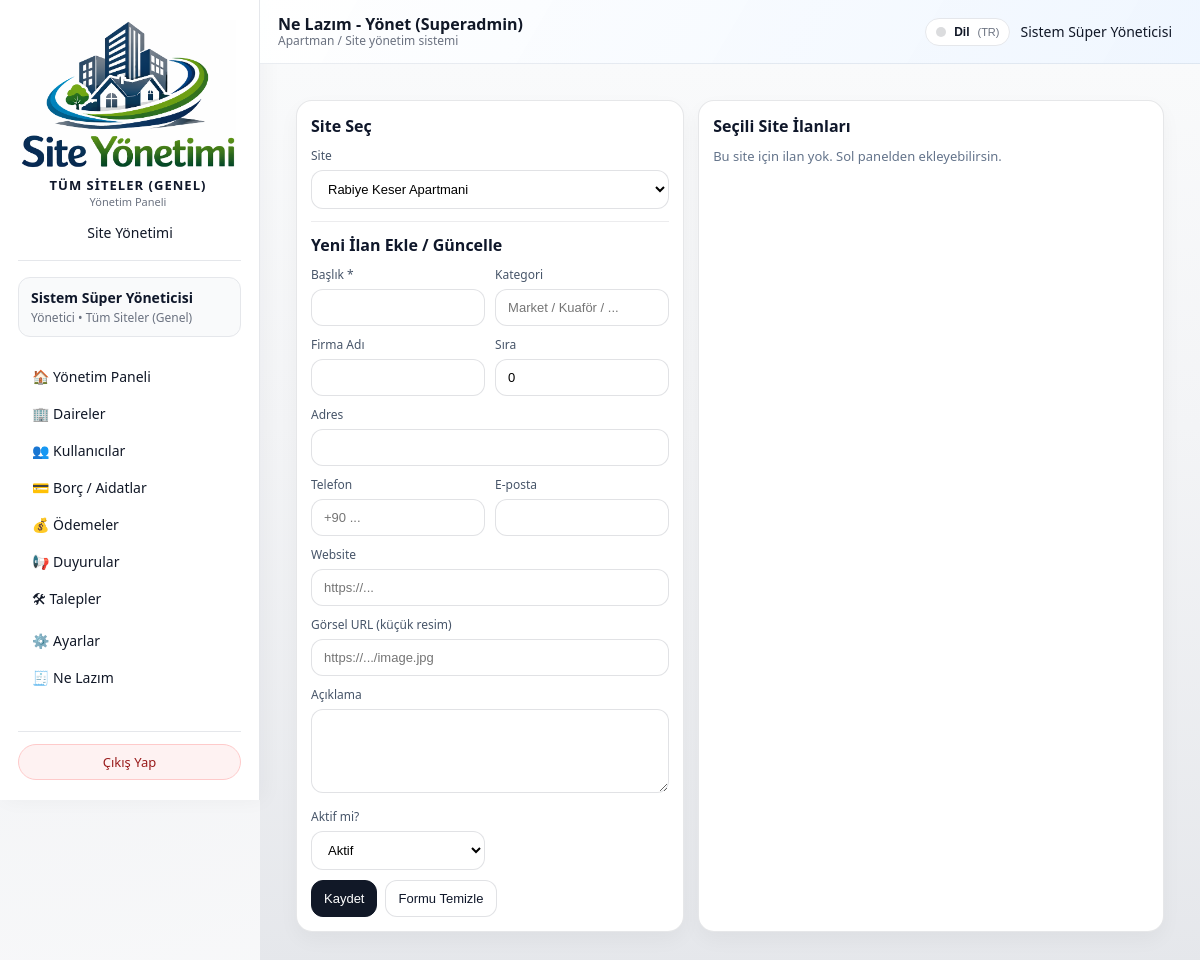
The page /admin/ne-lazim/manage?site_id=2 (signed in) on the database as committed earlier.
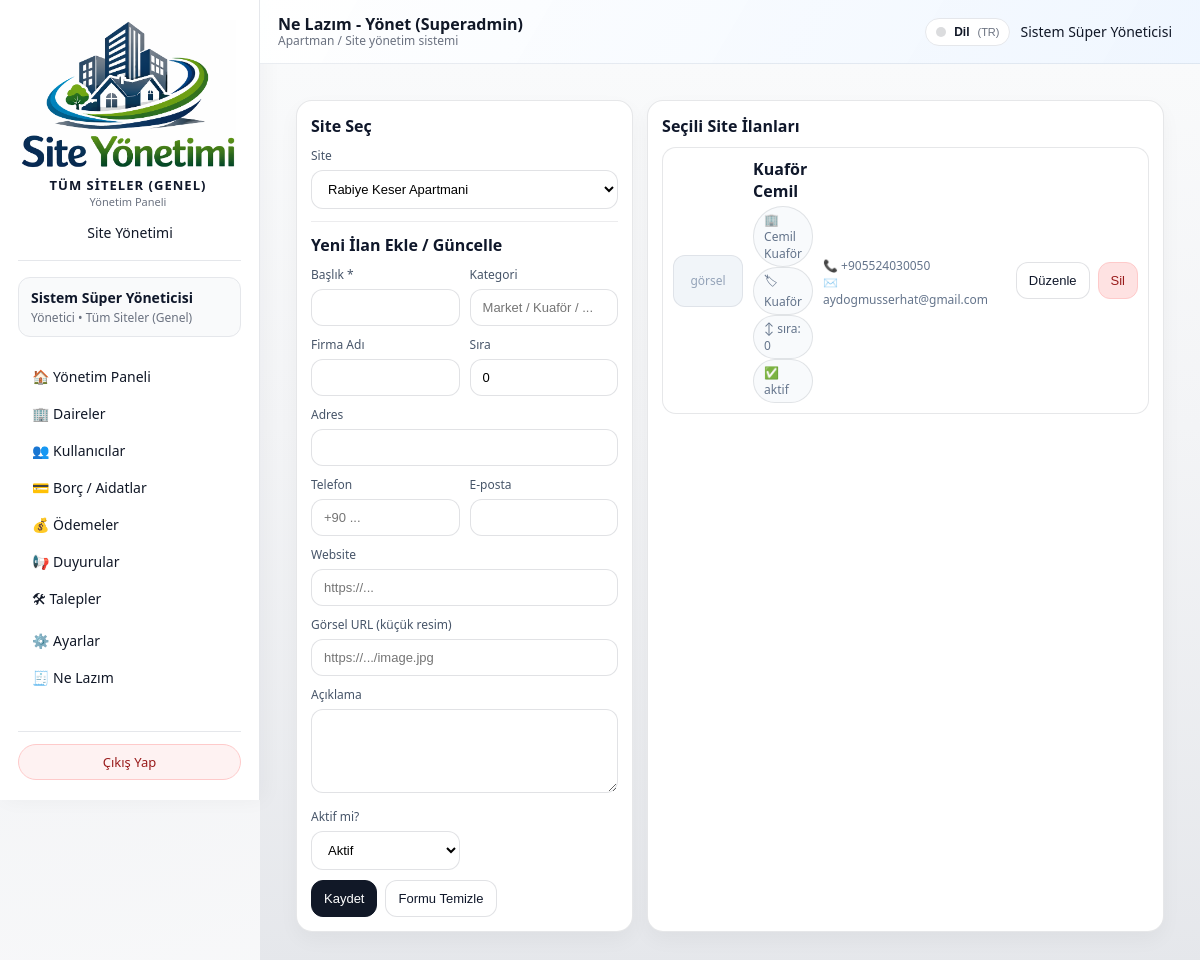
The same page on the database as committed later.
### models/user_model.py (models this page shows, shortened)
class User(db.Model):
    __tablename__ = "users"
    id = db.Column(db.Integer, primary_key=True)
    name = db.Column(db.String(120), nullable=False)
    email = db.Column(db.String(120), unique=True, nullable=False, index=True)
    phone = db.Column(db.String(32), nullable=True)
    password_hash = db.Column(db.String(255), nullable=False)
    role = db.Column(db.String(20), nullable=False, default="resident")
    site_id = db.Column(db.Integer, db.ForeignKey("sites.id"), nullable=True)
    apartment_id = db.Column(
        db.Integer,
        db.ForeignKey("apartments.id"),
        nullable=True,
    )
    is_active = db.Column(db.Boolean, default=True, nullable=False)

### models/need_item_model.py (models this page shows)
class NeedItem(db.Model):
    __tablename__ = "need_items"
    id = db.Column(db.Integer, primary_key=True)
    site_id = db.Column(db.Integer, db.ForeignKey("sites.id"), nullable=False, index=True)
    title = db.Column(db.String(160), nullable=False)              # İlan başlığı
    description = db.Column(db.Text, nullable=True)                # kısa açıklama
    image_url = db.Column(db.String(500), nullable=True)
    company_name = db.Column(db.String(160), nullable=True)
    category = db.Column(db.String(80), nullable=True)             # örn: Market / Kuaför / Eczane
    address = db.Column(db.String(300), nullable=True)
    phone = db.Column(db.String(50), nullable=True)
    email = db.Column(db.String(120), nullable=True)
    website = db.Column(db.String(200), nullable=True)
    is_active = db.Column(db.Boolean, default=True, nullable=False)
    sort_order = db.Column(db.Integer, default=0, nullable=False)
    created_at = db.Column(db.DateTime, default=datetime.utcnow, nullable=False)
    updated_at = db.Column(db.DateTime, default=datetime.utcnow, onupdate=datetime.utcnow, nullable=False)
    site = db.relationship("Site", backref=db.backref("need_items", lazy="dynamic"))

### routes/admin_routes.py (the view)
@admin_bp.route("/ne-lazim/manage", methods=["GET"])
@admin_required
def ne_lazim_manage():
    if not _require_super_admin():
        flash("Bu sayfayı sadece Süper Admin görüntüleyebilir.", "error")
        return redirect(url_for("admin.ne_lazim"))
    sites = Site.query.order_by(Site.name.asc()).all()
    if not sites:
        flash("Önce en az 1 site oluşturmalısınız.", "error")
        return redirect(url_for("admin.dashboard"))
    selected_site_id = request.args.get("site_id", type=int) or sites[0].id
    items = (
        NeedItem.query
        .filter_by(site_id=selected_site_id)
        .order_by(NeedItem.sort_order.asc(), NeedItem.id.desc())
        .all()
    )
    items_json = [
        {
            "id": it.id,
            "title": it.title,
            "category": it.category or "",
            "company_name": it.company_name or "",
            "sort_order": it.sort_order or 0,
            "address": it.address or "",
            "phone": it.phone or "",
            "email": it.email or "",
            "website": it.website or "",
            "image_url": it.image_url or "",
            "description": it.description or "",
            "is_active": bool(it.is_active),
        }
        for it in items
    ]
    return render_template(
        "admin/ne_lazim_manage.html",
        sites=sites,
        selected_site_id=selected_site_id,
        items=items,
        items_json=items_json,
    )

### templates/admin/ne_lazim_manage.html (shortened to what this page needs)
{% extends "base.html" %}
{% block topbar_title %}Ne Lazım - Yönet (Superadmin){% endblock %}
{% block content %}
<div class="wrap">
  <div class="grid">
    <div class="card">
      <div class="h">Site Seç</div>
      <form method="get" action="{{ url_for('admin.ne_lazim_manage', lang=LANG) }}">
        <label>Site</label>
        <select name="site_id" onchange="this.form.submit()">
          {% for s in sites %}
            <option value="{{ s.id }}" {% if s.id == selected_site_id %}selected{% endif %}>
              {{ s.name }}
            </option>
          {% endfor %}
        </select>
      </form>
      <hr style="border:none; border-top:1px solid rgba(15,23,42,.08); margin:12px 0;">
      <div class="h">Yeni İlan Ekle / Güncelle</div>
      <form method="post" action="{{ url_for('admin.ne_lazim_save', lang=LANG) }}">
        <div class="row">
          <div>
            <label>Başlık *</label>
            <input name="title" id="title" required>
          </div>
          <div>
            <label>Kategori</label>
            <input name="category" id="category" placeholder="Market / Kuaför / ...">
          </div>
        </div>
        <div class="row" style="margin-top:10px;">
          <div>
            <label>Firma Adı</label>
            <input name="company_name" id="company_name">
          </div>
          <div>
            <label>Sıra</label>
            <input name="sort_order" id="sort_order" type="number" value="0">
          </div>
        </div>
        <div style="margin-top:10px;">
          <label>Adres</label>
          <input name="address" id="address">
        </div>
        <div class="row" style="margin-top:10px;">
          <div>
            <label>Telefon</label>
            <input name="phone" id="phone" placeholder="+90 ...">
          </div>
          <div>
            <label>E-posta</label>
            <input name="email" id="email">
          </div>
        </div>
        <div style="margin-top:10px;">
          <label>Website</label>
          <input name="website" id="website" placeholder="https://...">
        </div>
        <div style="margin-top:10px;">
          <label>Görsel URL (küçük resim)</label>
          <input name="image_url" id="image_url" placeholder="https://.../image.jpg">
        </div>
        <div style="margin-top:10px;">
          <label>Açıklama</label>
          <textarea name="description" id="description"></textarea>
        </div>
        <div class="row" style="margin-top:10px;">
          <div>
            <label>Aktif mi?</label>
            <select name="is_active" id="is_active">
              <option value="1" selected>Aktif</option>
            </select>
          </div>
          <div></div>
        </div>
        <div class="btns">
          <button class="btn primary" type="submit">Kaydet</button>
          <button class="btn" type="button" onclick="resetForm()">Formu Temizle</button>
        </div>
      </form>
    </div>
    <div class="card">
      <div class="h">Seçili Site İlanları</div>
      {% if items and items|length > 0 %}
        <div style="display:flex; flex-direction:column; gap:10px;">
          {% for it in items %}
            <div class="titem">
              <div class="img">
                {% if it.image_url %}<img src="{{ it.image_url }}" alt="img">{% else %}görsel{% endif %}
              </div>
              <div>
                <div style="font-weight:900; color:#0f172a;">{{ it.title }}</div>
                <div class="meta">
                  {% if it.company_name %}<span class="pill">🏢 {{ it.company_name }}</span>{% endif %}
                  {% if it.category %}<span class="pill">🏷 {{ it.category }}</span>{% endif %}
                  <span class="pill">↕ sıra: {{ it.sort_order }}</span>
                  <span class="pill">{{ "✅ aktif" if it.is_active else "⛔ pasif" }}</span>
                </div>
              </div>
              <div>
                <div class="meta">
                  {% if it.phone %}📞 {{ it.phone }}<br>{% endif %}
                  {% if it.email %}✉️ {{ it.email }}<br>{% endif %}
                </div>
              </div>
              <div class="ops">
                <button class="btn" type="button"
                onclick='fillForm({{ it.id }}, ITEMS.find(x=>x.id==={{ it.id }}))'>Düzenle</button>
                <form method="post" action="{{ url_for('admin.ne_lazim_delete', item_id=it.id, lang=LANG) }}"
                      onsubmit="return confirm('Silinsin mi?');">
                  <button class="btn danger" type="submit">Sil</button>
                </form>
              </div>
            </div>
          {% endfor %}
        </div>
      {% else %}
        <div style="color:#64748b; font-size:13px;">
          Bu site için ilan yok. Sol panelden ekleyebilirsin.
        </div>
      {% endif %}
    </div>
  </div>
</div>
{% endblock %}

### templates/base.html (shortened to what this page needs)
<!doctype html>
<html lang="{{ session.get('lang','tr') }}">
<head>
  <link rel="stylesheet" href="{{ url_for('static', filename='css/app.css') }}">
</head>
<body class="{% block body_class %}{% endblock %}">
{% set LANG = session.get('lang','tr') %}
{% macro t(k) -%}
  {{ I18N.get(LANG, I18N['tr']).get(k, I18N['tr'].get(k, k)) }}
{%- endmacro %}
<div class="layout">
  <aside class="sidebar" id="sidebar">
    {% set _role = session.get("user_role") %}
    {% set _active_site = session.get("active_site_name") %}
    {% set site_name = session.get("active_site_name")
      or (current_site_name if current_site_name is defined and current_site_name else t('default_brand_name')) %}
    {% if _role == "super_admin" and not _active_site %}
      {% set site_name = t('all_sites_global') %}
    {% endif %}
    <div class="sidebar__header">
      <div class="sidebar__logo-wrapper">
        <img
          src="{{ url_for('static', filename='logo1.png') }}"
          alt="Logo"
          class="sidebar__logo-img"
          style="width:220px; height:150px; object-fit:contain;"
        >
        <div class="sidebar__brand-block">
          <div class="sidebar__brand-title">
            {{ site_name }}
          </div>
          <div class="sidebar__brand-subtitle">
            {{ t('panel_title') }}
          </div>
        </div>
        {% if session.get("user_role") == "super_admin" %}
          <a href="{{ url_for('admin.manage_sites', lang=LANG) }}" class="sidebar__link">
            {{ t('menu_site_mgmt') }}
          </a>
        {% endif %}
      </div>
    </div>
    <div class="sidebar__user">
      {% set user_name = session.get("user_name") %}
      {% set user_role = session.get("user_role") %}
      {% set active_site_name = session.get("active_site_name") %}
      {% set fallback_site_name = session.get("site_name", t('default_site_name')) %}
      {% if user_role == "super_admin" and not active_site_name %}
        {% set fallback_site_name = t('all_sites_global') %}
      {% endif %}
      <div class="sidebar__user-name">
        {% if user_name %}
          {{ user_name }}
        {% else %}
          {{ t('logged_in') }}
        {% endif %}
      </div>
      <div class="sidebar__user-role">
        {% if user_role in ["admin", "super_admin"] %}
          {{ t('role_admin_of') }} {{ active_site_name or fallback_site_name }}
        {% elif user_role == "resident" %}
          {{ t('role_resident_of') }} {{ active_site_name or fallback_site_name }}
        {% else %}
          {{ active_site_name or fallback_site_name }}
        {% endif %}
      </div>
    </div>
    <nav class="sidebar__nav">
      {% set endpoint = request.endpoint or "" %}
      {% if user_role in ["admin", "super_admin"] %}
        <a href="{{ url_for('admin.dashboard', lang=LANG) }}"
           class="sidebar__link {% if endpoint == 'admin.dashboard' %}sidebar__link--active{% endif %}">
          🏠 {{ t('menu_admin_dashboard') }}
        </a>
        <a href="{{ url_for('admin.manage_apartments', lang=LANG) }}"
           class="sidebar__link {% if endpoint == 'admin.manage_apartments' %}sidebar__link--active{% endif %}">
          🏢 {{ t('menu_apartments') }}
        </a>
        <a href="{{ url_for('admin.manage_users', lang=LANG) }}"
           class="sidebar__link {% if endpoint == 'admin.manage_users' %}sidebar__link--active{% endif %}">
          👥 {{ t('menu_users') }}
        </a>
        <a href="{{ url_for('admin.manage_bills', lang=LANG) }}"
           class="sidebar__link {% if endpoint == 'admin.manage_bills' or endpoint == 'admin.dues_summary' %}sidebar__link--active{% endif %}">
          💳 {{ t('menu_bills') }}
        </a>
        <a href="{{ url_for('admin.manage_payments', lang=LANG) }}"
           class="sidebar__link {% if endpoint == 'admin.manage_payments' %}sidebar__link--active{% endif %}">
          💰 {{ t('menu_payments') }}
        </a>
        <a href="{{ url_for('admin.manage_announcements', lang=LANG) }}"
           class="sidebar__link {% if endpoint == 'admin.manage_announcements' %}sidebar__link--active{% endif %}">
          📢 {{ t('menu_announcements') }}
        </a>
        <a href="{{ url_for('admin.manage_tickets', lang=LANG) }}"
           class="sidebar__link {% if endpoint == 'admin.manage_tickets' %}sidebar__link--active{% endif %}">
          🛠 {{ t('menu_tickets') }}
        </a>
        <a href="{{ url_for('admin.settings', lang=LANG) }}"
           class="sidebar__link {% if endpoint == 'admin.settings' %}sidebar__link--active{% endif %}">
          ⚙️ {{ t('menu_settings') }}
        </a>
        <a href="{{ url_for('admin.ne_lazim', lang=LANG) }}"
          class="sidebar__link {% if endpoint == 'admin.ne_lazim' %}sidebar__link--active{% endif %}">
          🧾 {{ t('menu_need_list') }}
        </a>
      {% else %}
        <a href="{{ url_for('admin.dashboard', lang=LANG) }}"
           class="sidebar__link {% if endpoint == 'admin.dashboard' %}sidebar__link--active{% endif %}">
          🏠 {{ t('menu_admin_dashboard') }}
        </a>
      {% endif %}
    </nav>
    <div class="sidebar__footer">
      <a href="{{ url_for('auth.logout', lang=LANG) }}" class="sidebar__logout-btn">
        {{ t('logout') }}
      </a>
    </div>
  </aside>
  <div class="main">
    <header class="topbar">
      <div>
        <div class="topbar__title">
          {% block topbar_title %}{{ t('panel_title') }}{% endblock %}
        </div>
        <div class="topbar__subtitle">
          {% if user_role == "admin" or (user_role == "super_admin" and active_site_name) %}
            {{ t('admin_view') }}
          {% elif user_role == "resident" %}
            {{ t('resident_view') }}
          {% else %}
            {{ t('system_view') }}
          {% endif %}
        </div>
      </div>
      <div class="topbar__user" style="display:flex; align-items:center; gap:10px;">
        <div class="lang-switch" id="langSwitch">
          <button type="button" class="lang-btn" id="langBtn" aria-haspopup="true" aria-expanded="false">
            <span class="lang-dot"></span>
            <span style="font-weight:600;">{{ t('language') }}</span>
            <span style="color:#6b7280; font-size:11px;">({{ LANG|upper }})</span>
          </button>
          {% set nxt = request.full_path %}
        </div>
        {% if user_name %}
          <span class="topbar__user-name">{{ user_name }}</span>
        {% endif %}
      </div>
    </header>
    <main class="content">
      {% block content %}{% endblock %}
    </main>
  </div>
</div>
</body>
</html>

Rows that differ between the two databases and show on the page:
added NeedItem: shows "görsel", title "Kuaför Cemil", company_name "Cemil Kuaför", category "Kuaför", sort_order "0", is_active "✅ aktif", phone "+905524030050", email "aydogmusserhat@gmail.com"
Other text that changed with them:
text no longer shown: "Bu site için ilan yok. Sol panelden ekleyebilirsin."
